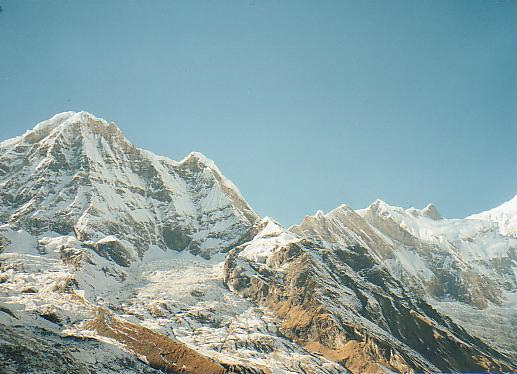
//> input picture 4th Year/1st Semester/Video Stabilizer/Result Images/input2.jpg, 517 x 374 px, given in place of , which was not available
$ ./edge   (built with g++ and OpenCV 4)
//> lines starting //> are read from the running program, lines starting //| are printed output that depends on the picture; after the words box and inside, x2 and y2 are one past the last pixel; in counts of white or black regions, pixels touching at a corner belong together; pictures that were not available may be replaced by others from this repository, and a replacement may not be noted
#include "opencv2/imgproc/imgproc.hpp"
#include "opencv2/highgui/highgui.hpp"

#include <stdio.h>

using namespace cv;
using namespace std;

int edgeThresh = 1;
Mat image, gray, edge, cedge;

// define a trackbar callback
void onTrackbar(int, void*)
{
    blur(gray, edge, Size(3,3));

    // Run the edge detector on grayscale
    Canny(edge, edge, edgeThresh, edgeThresh*3, 3);
    cedge = Scalar::all(0);

    image.copyTo(cedge, edge);
    imshow("Edge map", cedge);
}

void help()
{
	printf("\nThis sample demonstrates Canny edge detection\n"
		   "Call:\n"
		   "	/.edge [image_name -- Default is fruits.jpg]\n\n");
}

const char* keys =
{
	"{1| |fruits.jpg|input image name}"
};

int main( int argc, const char** argv )
{
    help();

	CommandLineParser parser(argc, argv, keys);
	string filename = parser.get<string>("1");
	//filename = "input1.jpg";
    image = imread(filename, 1);
//> image is the input picture: 374 rows x 517 cols, CV_8UC3; mean B, G, R 165.1, 163.3, 139
    if(image.empty())
    {
		printf("Cannot read image file: %s\n", filename.c_str());
		help();
        return -1;
    }
    cedge.create(image.size(), image.type());
    cvtColor(image, gray, CV_BGR2GRAY);
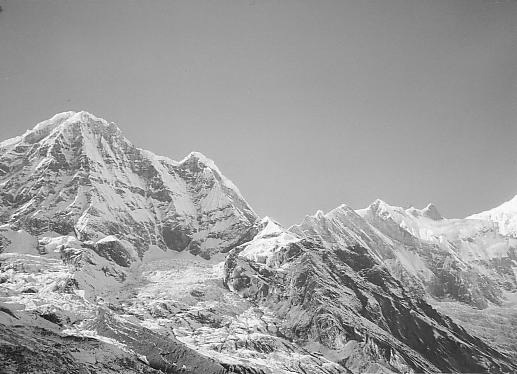
//> gray: 374 rows x 517 cols, CV_8UC1; min 1, max 255, mean 156.2

    // Create a window
    namedWindow("Edge map", 1);

    // create a toolbar
    createTrackbar("Canny threshold", "Edge map", &edgeThresh, 100, onTrackbar);

    // Show the image
    onTrackbar(0, 0);
//> in onTrackbar, `blur(gray, edge, Size(3,3));`:
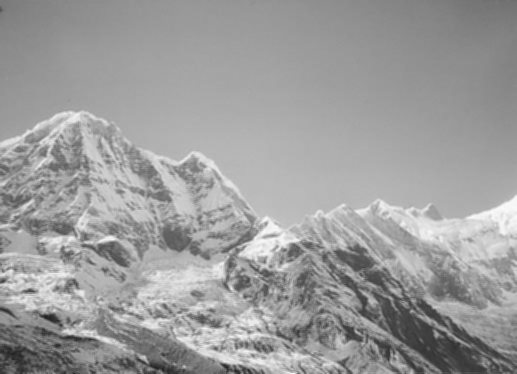
//> edge: 374 rows x 517 cols, CV_8UC1; min 30, max 250, mean 156.2
//> in onTrackbar, `Canny(edge, edge, edgeThresh, edgeThresh*3, 3);`:
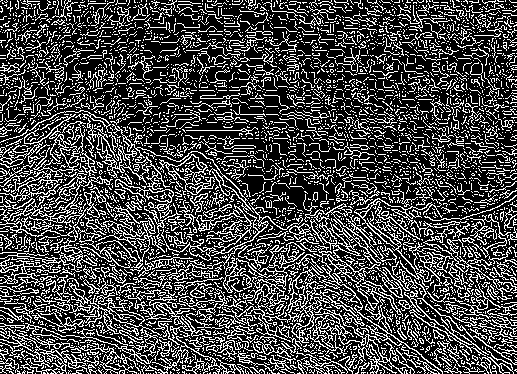
//> edge: 374 rows x 517 cols, CV_8UC1; 28.1% white in thin lines or dots
//> in onTrackbar, `image.copyTo(cedge, edge);`:
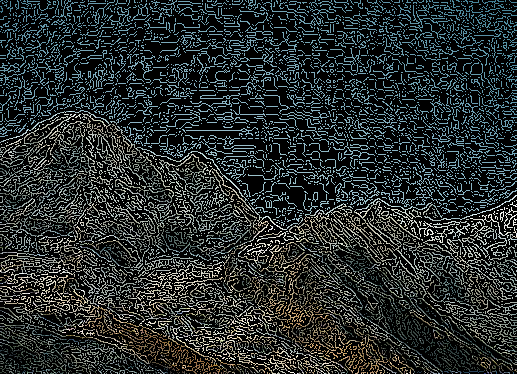
//> cedge: 374 rows x 517 cols, CV_8UC3; mean B, G, R 45, 45.3, 39.6

    // Wait for a key stroke; the same function arranges events processing
    waitKey(0);

    return 0;
}

$ run again, on 4th Year/1st Semester/Video Stabilizer/Result Images/Xformed (2).jpg
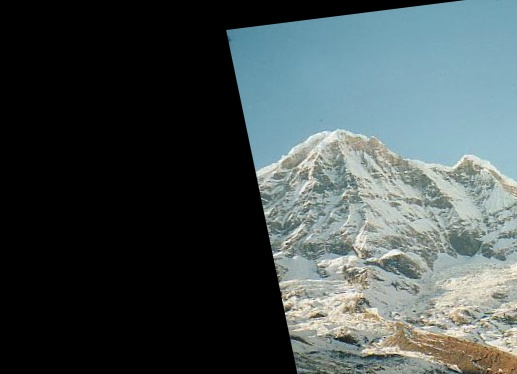
//> input picture 4th Year/1st Semester/Video Stabilizer/Result Images/Xformed (2).jpg, 517 x 374 px, given in place of , which was not available
//> image is the input picture: 374 rows x 517 cols, CV_8UC3; mean B, G, R 80.8, 80.1, 69.4
//> in onTrackbar, `Canny(edge, edge, edgeThresh, edgeThresh*3, 3);`:
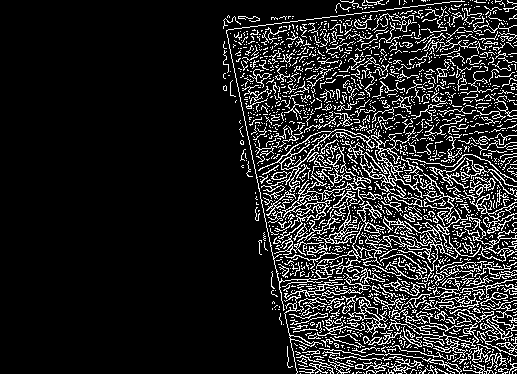
//> edge: 374 rows x 517 cols, CV_8UC1; 14% white in thin lines or dots, all inside (x1, y1, x2, y2) = (223, 0, 517, 374)
//> in onTrackbar, `image.copyTo(cedge, edge);`:
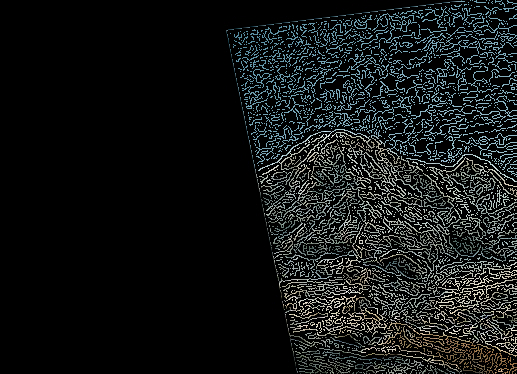
//> cedge: 374 rows x 517 cols, CV_8UC3; mean B, G, R 22.2, 22.3, 19.7

$ run again, on 4th Year/1st Semester/Video Stabilizer/Result Images/Xformed.jpg
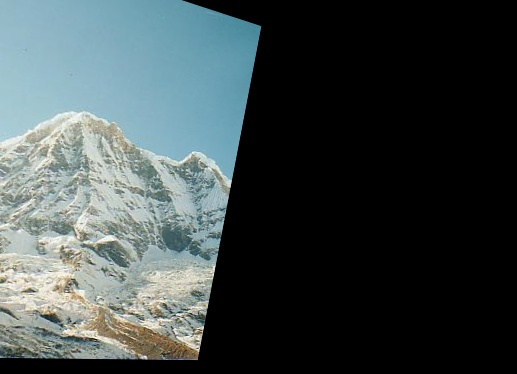
//> input picture 4th Year/1st Semester/Video Stabilizer/Result Images/Xformed.jpg, 517 x 374 px, given in place of , which was not available
//> image is the input picture: 374 rows x 517 cols, CV_8UC3; mean B, G, R 73.7, 73, 63.1
//> in onTrackbar, `Canny(edge, edge, edgeThresh, edgeThresh*3, 3);`:
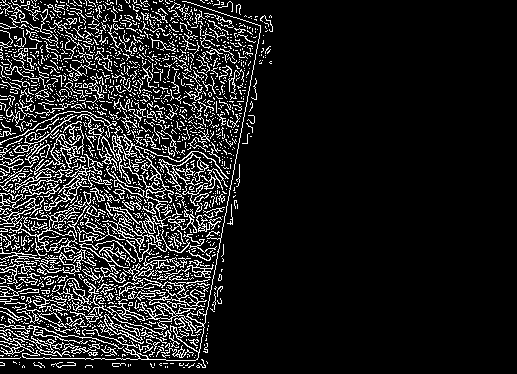
//> edge: 374 rows x 517 cols, CV_8UC1; 12.8% white in thin lines or dots, all inside (x1, y1, x2, y2) = (0, 0, 273, 368)
//> in onTrackbar, `image.copyTo(cedge, edge);`:
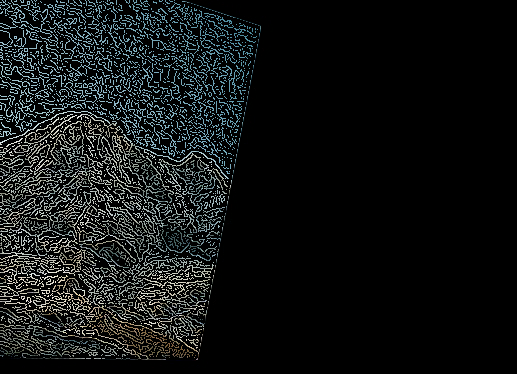
//> cedge: 374 rows x 517 cols, CV_8UC3; mean B, G, R 20.8, 20.8, 18.3
